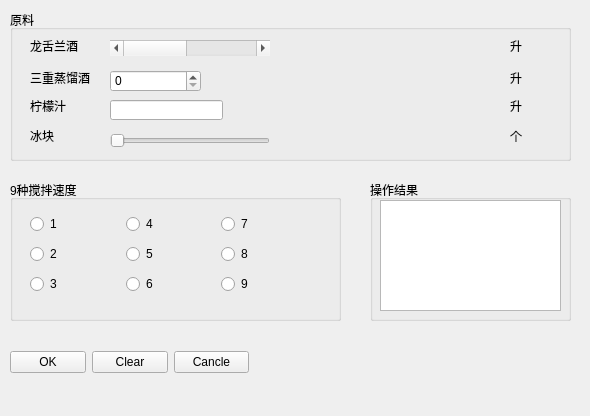
<?xml version="1.0" encoding="UTF-8"?>
<ui version="4.0">
 <class>MatrixWin</class>
 <widget class="QWidget" name="MatrixWin">
  <property name="geometry">
   <rect>
    <x>0</x>
    <y>0</y>
    <width>590</width>
    <height>416</height>
   </rect>
  </property>
  <property name="sizePolicy">
   <sizepolicy hsizetype="Preferred" vsizetype="Preferred">
    <horstretch>0</horstretch>
    <verstretch>0</verstretch>
   </sizepolicy>
  </property>
  <property name="windowTitle">
   <string>玛格丽特鸡尾酒*调酒器</string>
  </property>
  <widget class="QGroupBox" name="groupBox">
   <property name="geometry">
    <rect>
     <x>10</x>
     <y>10</y>
     <width>561</width>
     <height>151</height>
    </rect>
   </property>
   <property name="title">
    <string>原料</string>
   </property>
   <widget class="QLabel" name="label">
    <property name="geometry">
     <rect>
      <x>20</x>
      <y>30</y>
      <width>54</width>
      <height>12</height>
     </rect>
    </property>
    <property name="text">
     <string>龙舌兰酒</string>
    </property>
   </widget>
   <widget class="QLabel" name="label_2">
    <property name="geometry">
     <rect>
      <x>20</x>
      <y>60</y>
      <width>61</width>
      <height>16</height>
     </rect>
    </property>
    <property name="text">
     <string>三重蒸馏酒</string>
    </property>
   </widget>
   <widget class="QLabel" name="label_4">
    <property name="geometry">
     <rect>
      <x>20</x>
      <y>120</y>
      <width>54</width>
      <height>12</height>
     </rect>
    </property>
    <property name="text">
     <string>冰块</string>
    </property>
   </widget>
   <widget class="QSlider" name="iceHorizontalSlider">
    <property name="geometry">
     <rect>
      <x>100</x>
      <y>120</y>
      <width>160</width>
      <height>22</height>
     </rect>
    </property>
    <property name="maximum">
     <number>7</number>
    </property>
    <property name="orientation">
     <enum>Qt::Horizontal</enum>
    </property>
   </widget>
   <widget class="QLabel" name="label_7">
    <property name="geometry">
     <rect>
      <x>20</x>
      <y>90</y>
      <width>54</width>
      <height>12</height>
     </rect>
    </property>
    <property name="text">
     <string>柠檬汁</string>
    </property>
   </widget>
   <widget class="QLineEdit" name="juiceLineEdit">
    <property name="geometry">
     <rect>
      <x>100</x>
      <y>90</y>
      <width>113</width>
      <height>20</height>
     </rect>
    </property>
   </widget>
   <widget class="QSpinBox" name="tripleSpinBox">
    <property name="geometry">
     <rect>
      <x>100</x>
      <y>60</y>
      <width>91</width>
      <height>22</height>
     </rect>
    </property>
   </widget>
   <widget class="QScrollBar" name="tequilaHorizontalScrollBar">
    <property name="geometry">
     <rect>
      <x>100</x>
      <y>30</y>
      <width>160</width>
      <height>16</height>
     </rect>
    </property>
    <property name="maximum">
     <number>11</number>
    </property>
    <property name="orientation">
     <enum>Qt::Horizontal</enum>
    </property>
   </widget>
   <widget class="QLabel" name="label_8">
    <property name="geometry">
     <rect>
      <x>500</x>
      <y>60</y>
      <width>61</width>
      <height>16</height>
     </rect>
    </property>
    <property name="text">
     <string>升</string>
    </property>
   </widget>
   <widget class="QLabel" name="label_9">
    <property name="geometry">
     <rect>
      <x>500</x>
      <y>30</y>
      <width>54</width>
      <height>12</height>
     </rect>
    </property>
    <property name="text">
     <string>升</string>
    </property>
   </widget>
   <widget class="QLabel" name="label_10">
    <property name="geometry">
     <rect>
      <x>500</x>
      <y>90</y>
      <width>54</width>
      <height>12</height>
     </rect>
    </property>
    <property name="text">
     <string>升</string>
    </property>
   </widget>
   <widget class="QLabel" name="label_11">
    <property name="geometry">
     <rect>
      <x>500</x>
      <y>120</y>
      <width>54</width>
      <height>12</height>
     </rect>
    </property>
    <property name="text">
     <string>个</string>
    </property>
   </widget>
   <widget class="QLabel" name="SliderLbl">
    <property name="geometry">
     <rect>
      <x>430</x>
      <y>120</y>
      <width>54</width>
      <height>12</height>
     </rect>
    </property>
    <property name="text">
     <string/>
    </property>
   </widget>
   <widget class="QLabel" name="ScrollBarLbl">
    <property name="geometry">
     <rect>
      <x>430</x>
      <y>30</y>
      <width>54</width>
      <height>12</height>
     </rect>
    </property>
    <property name="text">
     <string/>
    </property>
   </widget>
  </widget>
  <widget class="QGroupBox" name="speedGroup">
   <property name="geometry">
    <rect>
     <x>10</x>
     <y>180</y>
     <width>331</width>
     <height>141</height>
    </rect>
   </property>
   <property name="title">
    <string>9种搅拌速度</string>
   </property>
   <widget class="QWidget" name="">
    <property name="geometry">
     <rect>
      <x>20</x>
      <y>30</y>
      <width>281</width>
      <height>91</height>
     </rect>
    </property>
    <layout class="QGridLayout" name="gridLayout">
     <item row="0" column="0">
      <widget class="QRadioButton" name="radioButton">
       <property name="text">
        <string>1</string>
       </property>
       <attribute name="buttonGroup">
        <string notr="true">speedButtonGroup</string>
       </attribute>
      </widget>
     </item>
     <item row="0" column="1">
      <widget class="QRadioButton" name="radioButton_5">
       <property name="text">
        <string>4</string>
       </property>
       <attribute name="buttonGroup">
        <string notr="true">speedButtonGroup</string>
       </attribute>
      </widget>
     </item>
     <item row="0" column="2">
      <widget class="QRadioButton" name="radioButton_8">
       <property name="text">
        <string>7</string>
       </property>
       <attribute name="buttonGroup">
        <string notr="true">speedButtonGroup</string>
       </attribute>
      </widget>
     </item>
     <item row="1" column="0">
      <widget class="QRadioButton" name="radioButton_2">
       <property name="text">
        <string>2</string>
       </property>
       <attribute name="buttonGroup">
        <string notr="true">speedButtonGroup</string>
       </attribute>
      </widget>
     </item>
     <item row="1" column="1">
      <widget class="QRadioButton" name="radioButton_6">
       <property name="text">
        <string>5</string>
       </property>
       <attribute name="buttonGroup">
        <string notr="true">speedButtonGroup</string>
       </attribute>
      </widget>
     </item>
     <item row="1" column="2">
      <widget class="QRadioButton" name="radioButton_9">
       <property name="text">
        <string>8</string>
       </property>
       <attribute name="buttonGroup">
        <string notr="true">speedButtonGroup</string>
       </attribute>
      </widget>
     </item>
     <item row="2" column="0">
      <widget class="QRadioButton" name="radioButton_3">
       <property name="text">
        <string>3</string>
       </property>
       <attribute name="buttonGroup">
        <string notr="true">speedButtonGroup</string>
       </attribute>
      </widget>
     </item>
     <item row="2" column="1">
      <widget class="QRadioButton" name="radioButton_4">
       <property name="text">
        <string>6</string>
       </property>
       <attribute name="buttonGroup">
        <string notr="true">speedButtonGroup</string>
       </attribute>
      </widget>
     </item>
     <item row="2" column="2">
      <widget class="QRadioButton" name="radioButton_7">
       <property name="text">
        <string>9</string>
       </property>
       <attribute name="buttonGroup">
        <string notr="true">speedButtonGroup</string>
       </attribute>
      </widget>
     </item>
    </layout>
   </widget>
  </widget>
  <widget class="QGroupBox" name="groupBox_3">
   <property name="geometry">
    <rect>
     <x>370</x>
     <y>180</y>
     <width>201</width>
     <height>141</height>
    </rect>
   </property>
   <property name="title">
    <string>操作结果</string>
   </property>
   <widget class="QTextEdit" name="resultText">
    <property name="geometry">
     <rect>
      <x>10</x>
      <y>20</y>
      <width>181</width>
      <height>111</height>
     </rect>
    </property>
   </widget>
  </widget>
  <widget class="QWidget" name="">
   <property name="geometry">
    <rect>
     <x>10</x>
     <y>350</y>
     <width>239</width>
     <height>25</height>
    </rect>
   </property>
   <layout class="QHBoxLayout" name="horizontalLayout">
    <item>
     <widget class="QPushButton" name="okButton">
      <property name="text">
       <string>OK</string>
      </property>
     </widget>
    </item>
    <item>
     <widget class="QPushButton" name="clearButton">
      <property name="text">
       <string>Clear</string>
      </property>
     </widget>
    </item>
    <item>
     <widget class="QPushButton" name="cancleButton">
      <property name="text">
       <string>Cancle</string>
      </property>
     </widget>
    </item>
   </layout>
  </widget>
 </widget>
 <resources/>
 <connections>
  <connection>
   <sender>okButton</sender>
   <signal>clicked()</signal>
   <receiver>MatrixWin</receiver>
   <slot>uiAccept()</slot>
   <hints>
    <hint type="sourcelabel">
     <x>39</x>
     <y>360</y>
    </hint>
    <hint type="destinationlabel">
     <x>435</x>
     <y>173</y>
    </hint>
   </hints>
  </connection>
  <connection>
   <sender>clearButton</sender>
   <signal>clicked()</signal>
   <receiver>MatrixWin</receiver>
   <slot>uiClear()</slot>
   <hints>
    <hint type="sourcelabel">
     <x>130</x>
     <y>360</y>
    </hint>
    <hint type="destinationlabel">
     <x>352</x>
     <y>234</y>
    </hint>
   </hints>
  </connection>
  <connection>
   <sender>cancleButton</sender>
   <signal>clicked()</signal>
   <receiver>MatrixWin</receiver>
   <slot>uiReject()</slot>
   <hints>
    <hint type="sourcelabel">
     <x>209</x>
     <y>359</y>
    </hint>
    <hint type="destinationlabel">
     <x>357</x>
     <y>281</y>
    </hint>
   </hints>
  </connection>
  <connection>
   <sender>tequilaHorizontalScrollBar</sender>
   <signal>valueChanged(int)</signal>
   <receiver>MatrixWin</receiver>
   <slot>uiScrollBarValueChanged()</slot>
   <hints>
    <hint type="sourcelabel">
     <x>235</x>
     <y>52</y>
    </hint>
    <hint type="destinationlabel">
     <x>365</x>
     <y>7</y>
    </hint>
   </hints>
  </connection>
  <connection>
   <sender>iceHorizontalSlider</sender>
   <signal>valueChanged(int)</signal>
   <receiver>MatrixWin</receiver>
   <slot>uiIceSliderValueChanged()</slot>
   <hints>
    <hint type="sourcelabel">
     <x>128</x>
     <y>137</y>
    </hint>
    <hint type="destinationlabel">
     <x>309</x>
     <y>0</y>
    </hint>
   </hints>
  </connection>
 </connections>
 <slots>
  <slot>uiAccept()</slot>
  <slot>uiClear()</slot>
  <slot>uiReject()</slot>
  <slot>uiScrollBarValueChanged()</slot>
  <slot>uiIceSliderValueChanged()</slot>
 </slots>
 <buttongroups>
  <buttongroup name="speedButtonGroup"/>
 </buttongroups>
</ui>
